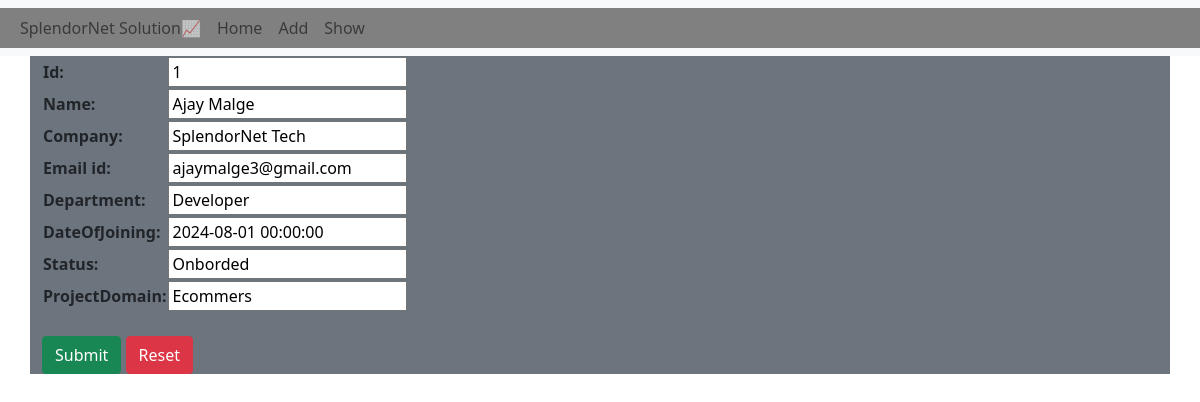
The app's page /pro1/uv/1/ with its own data.
### app1/models.py (models this page shows)
class Employee(models.Model):
    id=models.IntegerField(primary_key=True)
    name=models.CharField(max_length=100,null=False)
    company=models.CharField(max_length=50,null=False)
    email_id=models.EmailField(unique=True)
    department=models.CharField(max_length=50,null=False)
    dateOfJoining=models.DateTimeField()
    status=models.CharField(max_length=50)
    projectDomain=models.CharField(max_length=60,null=False)

### app1/views.py (the view)
# urls.py: path('uv/<int:u>/',updateview),
def updateview(request,u):
    obj1=Employee.objects.get(id=u)
    form=EmployeeForm(instance=obj1)
    if request.method=="POST":
        form=EmployeeForm(request.POST,instance=obj1)
        if form.is_valid():
            form.save()
            return redirect('/pro1/sv/')
    return render(request,'tapp1/add.html',{'form':form})

### app1/forms.py
class EmployeeForm(forms.ModelForm):
    class Meta:
        model=Employee
        fields="__all__"

### templates/tapp1/add.html (shortened to what this page needs)
{% extends 'base.html' %}
{% block content %}
<div class="container bg bg-secondary">
    <form method="post">
        <table>
            {{ form.as_table }}
        </table>
        <br>
        <input type="submit" class="btn btn-success">
        <input type="reset" class="btn btn-danger">
    </form>
</div>
{% endblock %}

### records on screen
Employee: id "1", name "Ajay Malge", company "SplendorNet Tech", email_id "ajaymalge3@gmail.com", department "Developer", dateOfJoining "2024-08-01 00:00:00", status "Onborded", projectDomain "Ecommers"
